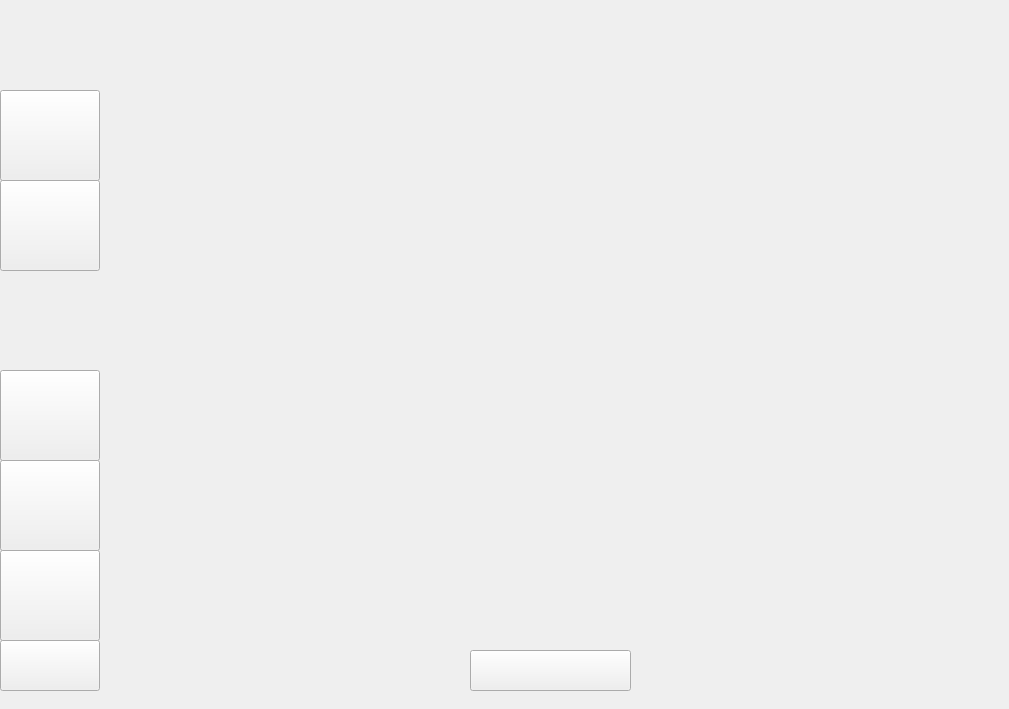
    <widget class="QWidget" name="page_10">
     <widget class="QLabel" name="label_10">
      <property name="geometry">
       <rect>
        <x>0</x>
        <y>0</y>
        <width>1000</width>
        <height>700</height>
       </rect>
      </property>
      <property name="text">
       <string/>
      </property>
      <property name="pixmap">
       <pixmap resource="resources.qrc">:/resources/ModMa.png</pixmap>
      </property>
      <property name="scaledContents">
       <bool>true</bool>
      </property>
     </widget>
     <widget class="QPushButton" name="pushButton_24">
      <property name="geometry">
       <rect>
        <x>0</x>
        <y>90</y>
        <width>100</width>
        <height>91</height>
       </rect>
      </property>
      <property name="text">
       <string/>
      </property>
     </widget>
     <widget class="QPushButton" name="pushButton_25">
      <property name="geometry">
       <rect>
        <x>0</x>
        <y>180</y>
        <width>100</width>
        <height>91</height>
       </rect>
      </property>
      <property name="text">
       <string/>
      </property>
     </widget>
     <widget class="QPushButton" name="pushButton_26">
      <property name="geometry">
       <rect>
        <x>470</x>
        <y>650</y>
        <width>161</width>
        <height>41</height>
       </rect>
      </property>
      <property name="text">
       <string/>
      </property>
     </widget>
     <widget class="QPushButton" name="pushButton_63">
      <property name="geometry">
       <rect>
        <x>0</x>
        <y>370</y>
        <width>100</width>
        <height>91</height>
       </rect>
      </property>
      <property name="text">
       <string/>
      </property>
     </widget>
     <widget class="QPushButton" name="pushButton_77">
      <property name="geometry">
       <rect>
        <x>0</x>
        <y>460</y>
        <width>100</width>
        <height>91</height>
       </rect>
      </property>
      <property name="text">
       <string/>
      </property>
     </widget>
     <widget class="QPushButton" name="pushButton_147">
      <property name="geometry">
       <rect>
        <x>0</x>
        <y>550</y>
        <width>100</width>
        <height>91</height>
       </rect>
      </property>
      <property name="text">
       <string/>
      </property>
     </widget>
     <widget class="QPushButton" name="pushButton_160">
      <property name="geometry">
       <rect>
        <x>0</x>
        <y>640</y>
        <width>100</width>
        <height>51</height>
       </rect>
      </property>
      <property name="text">
       <string/>
      </property>
     </widget>
     <widget class="QListWidget" name="listWidget">
      <property name="geometry">
       <rect>
        <x>130</x>
        <y>160</y>
        <width>841</width>
        <height>481</height>
       </rect>
      </property>
      <property name="styleSheet">
       <string notr="true">QWidget {
    background: transparent;
    color: black;
}
</string>
      </property>
     </widget>
    </widget>
